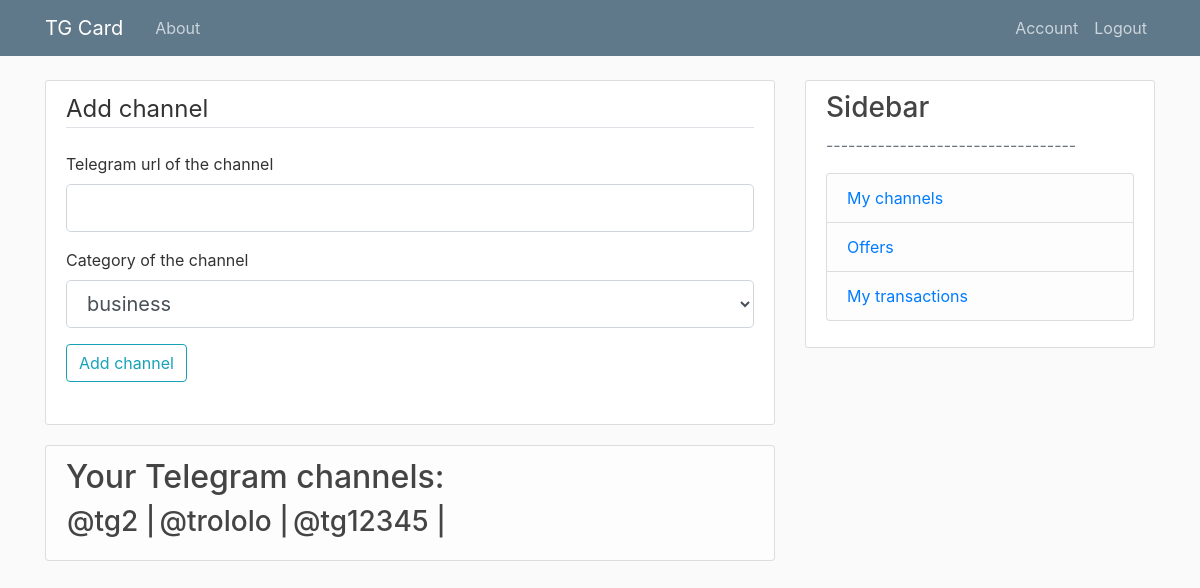
Page /channel (signed in) on the committed database.
### models.py (models this page shows, shortened)
class Channel(db.Model):
    id = db.Column(db.Integer, primary_key=True)
    tgUrl = db.Column(db.String, index=True, unique=True, nullable=False)
    status = db.Column(db.String, index=True, nullable=False) # active \ inactive
    partnerId = db.Column(db.Integer, db.ForeignKey('user.id'), nullable=False)
    categoryListAff = db.relationship('CategoryListAff', backref='channel', lazy=True)

### routes.py (the view, shortened to what this page needs)
@app.route("/channel", methods=['GET', 'POST'])
@login_required
def channel():
    formCategories = [(g.id, g.title) for g in Category.query.all()]
    form = AddChannelForm()
    form.categoryListAff.choices = formCategories
    return render_template('channel.html', title='Channel', form=form)

### forms.py (shortened to what this page needs)
class AddChannelForm(FlaskForm):
    tgUrl = StringField('Telegram url of the channel', validators=[DataRequired()])
    categoryListAff = SelectField('Category of the channel', coerce=int)
    submit = SubmitField('Add channel')

### models.py (called while the page is built)
@login_manager.user_loader
def load_user(user_id):
    return User.query.get(int(user_id))

### templates/channel.html (shortened to what this page needs)
{% extends "layout.html" %}
{% block content %}
    <div class="content-section">
        <form method="POST" action="">
        <fieldset class="form-group">
            <legend class="border-bottom mb-4">Add channel</legend>
            <div class="form-group">
                {{ form.tgUrl.label(class="form-control-label") }}
                {% if form.tgUrl.errors %}
                    {{ form.tgUrl(class="form-control form-control-lg is-invalid") }}
                    <div class="invalid-feedback">
                        {% for error in form.tgUrl.errors %}
                            <span>{{ error }}</span>
                        {% endfor %}
                    </div>
                {% else %}
                    {{ form.tgUrl(class="form-control form-control-lg") }}
                {% endif %}
            </div>
            <div class="form-group">
                {{ form.categoryListAff.label(class="form-control-label") }}
                {% if form.categoryListAff.errors %}
                    {{ form.categoryListAff(class="form-control form-control-lg is-invalid") }}
                    <div class="invalid-feedback">
                        {% for error in form.categoryListAff.errors %}
                            <span>{{ error }}</span>
                        {% endfor %}
                    </div>
                {% else %}
                    {{ form.categoryListAff(class="form-control form-control-lg") }}
                {% endif %}
            </div>
    	    <div class="form-group">
         	    {{ form.submit(class="btn btn-outline-info") }}
    	    </div>
            </fieldset>
        </form>
    </div>
    <ul class="list-group">
        <li class="list-group-item list-group-item-light"><h2>Your Telegram channels: </h2>
        <table>
            <tr>
                {% for channel in current_user.channels %}
                <td><h3>{{channel.tgUrl}} | </h3></td>
                <td>{{current_user.channels[channel]}}</td>
                {% endfor %}
            </tr>
        </table>
        </li>
    </ul>
{% endblock content %}

### static/main.css (style rules this page uses)
body { background: #fafafa; color: #333333; margin-top: 5rem; }
h1, h2, h3, h4, h5, h6 { color: #444444; }
.content-section { background: #ffffff; padding: 10px 20px; border: 1px solid #dddddd; border-radius: 3px; margin-bottom: 20px; }

### rows in the picture
Channel: tgUrl "@tg2"
Channel: tgUrl "@trololo"
Channel: tgUrl "@tg12345"
